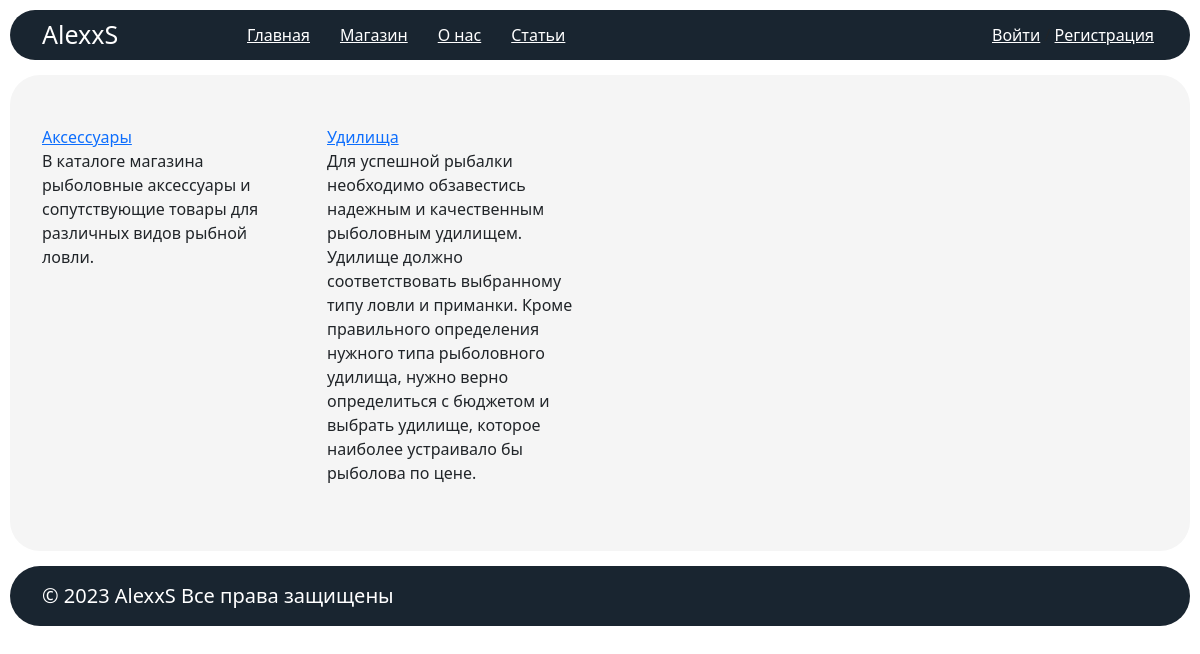
The app's page /shop/ with its own data.
### shopapp/models.py (models this page shows, shortened)
class Category(models.Model):
    name = models.CharField(max_length=150, verbose_name="Название", default="")
    slug = models.SlugField(unique=True, verbose_name="Символьный код", default="", blank=True)
    h1 = models.CharField(max_length=150, verbose_name="Заголовок H1", default="")
    parent = models.ForeignKey('self', verbose_name="Родитель", null=True, blank=True, on_delete=models.CASCADE)
    announce = models.TextField(max_length=500, verbose_name="Краткое описание", default="")
    description = models.TextField(max_length=10000, verbose_name="Описание", default="")
    seo_title = models.CharField(max_length=150, verbose_name="Seo Title", default="")
    seo_description = models.TextField(max_length=500, verbose_name="Seo Description", default="")
    seo_keywords = models.CharField(max_length=100, verbose_name="Seo Keywords", default="")
    class Meta:
        verbose_name = "категорию"
        verbose_name_plural = "категории"

### shopapp/views.py (the view)
# urls.py: path('', views.index_shop, name='index_shop'),
def index_shop(request):
    categories = Category.objects.all().filter(parent=None).order_by('name')
    return render(request, template_name="shop.html", context={"categories": categories})

### templates/shop.html (shortened to what this page needs)
{% extends "base.html" %}
{% block content %}
    <section class="main__content">
        <div class="container">
            <div class="row">
                {% for category in categories %}
                    <div class="col-md-3">
                        <div class="item">
                            <div class="title"><a
                                    href="{% url "detail_category" slug=category.slug %}">{{ category.name }}</a></div>
                            <div class="announce">{{ category.announce|safe }}</div>
                        </div>
                    </div>
                {% endfor %}
            </div>
        </div>
    </section>
{% endblock %}

### static/css/style.css (style rules this page uses)
body { padding: 10px; }
.main__content { padding: 50px 0; background: #f5f5f5; border-radius: 30px; margin: 15px 0; }

### records on screen
Category: name "Аксессуары", announce "В каталоге магазина рыболовные аксессуары и сопутствующие товары для различных видов рыбной ловли."
Category: name "Удилища", announce "Для успешной рыбалки необходимо обзавестись надежным и качественным рыболовным удилищем. Удилище должно соответствовать выбранному типу ловли и приманки. Кроме правильного определения нужного типа рыболовного удилища, нужно верно определиться с бюджетом и выбрать удилище, которое наиболее устраивало бы рыболова по цене."
